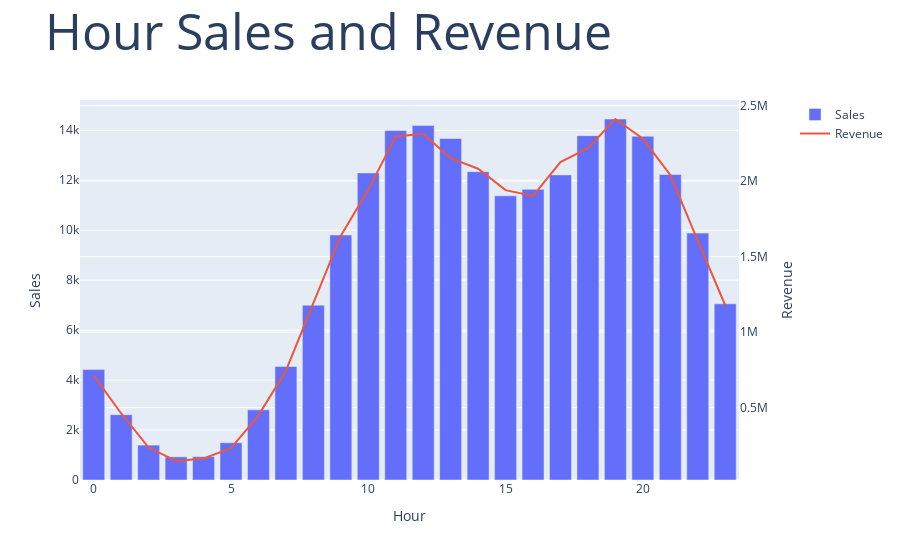

This figure's notebook cell:
### Code cell
fig = make_subplots(specs=[[{"secondary_y": True}]])

fig.add_trace(
    go.Bar(x=hour_sales['hour'], y=hour_sales['sales'], name='Sales'), secondary_y=False)

fig.add_trace(
    go.Scatter(x=hour_sales['hour'], y=hour_sales['revenue'], name='Revenue'), secondary_y=True)

# Title
fig.update_layout(
    title=dict(text='Hour Sales and Revenue', font=dict(size=50)))

# X axes
fig.update_xaxes(title_text="Hour")

# Y axes
fig.update_yaxes(title_text="Sales", secondary_y=False)
fig.update_yaxes(title_text="Revenue", secondary_y=True)

fig.show()

### Figure 1 — Plotly figure (JSON) as saved in the notebook; plotly's stock layout.template omitted (floating-point values rounded to 4 significant figures)
{"data": [{"name": "Sales", "type": "bar", "x": [0, 1, 2, 3, 4, 5, 6, 7, 8, 9, 10, 11, 12, 13, 14, 15, 16, 17, 18, 19, 20, 21, 22, 23], "xaxis": "x", "y": [4420, 2616, 1397, 927, 935, 1492, 2809, 4547, 6998, 9808, 12292, 13986, 14188, 13671, 12343, 11375, 11636, 12214, 13785, 14451, 13758, 12228, 9884, 7052], "yaxis": "y"}, {"name": "Revenue", "type": "scatter", "x": [0, 1, 2, 3, 4, 5, 6, 7, 8, 9, 10, 11, 12, 13, 14, 15, 16, 17, 18, 19, 20, 21, 22, 23], "xaxis": "x", "y": [713500.0, 460600.0, 234800.0, 145700.0, 162500.0, 230700.0, 448000.0, 744100.0, 1192000.0, 1639000.0, 1943000.0, 2297000.0, 2314000.0, 2152000.0, 2083000.0, 1941000.0, 1903000.0, 2127000.0, 2218000.0, 2412000.0, 2281000.0, 2041000.0, 1606000.0, 1178000.0], "yaxis": "y2"}], "layout": {"autosize": true, "title": {"font": {"size": 50}, "text": "Hour Sales and Revenue"}, "xaxis": {"anchor": "y", "autorange": true, "domain": [0, 0.94], "range": [-0.5, 23.5], "title": {"text": "Hour"}, "type": "linear"}, "yaxis": {"anchor": "x", "autorange": true, "domain": [0, 1], "range": [0, 15210.0], "title": {"text": "Sales"}, "type": "linear"}, "yaxis2": {"anchor": "x", "autorange": true, "overlaying": "y", "range": [19840.0, 2538000.0], "side": "right", "title": {"text": "Revenue"}, "type": "linear"}}}
